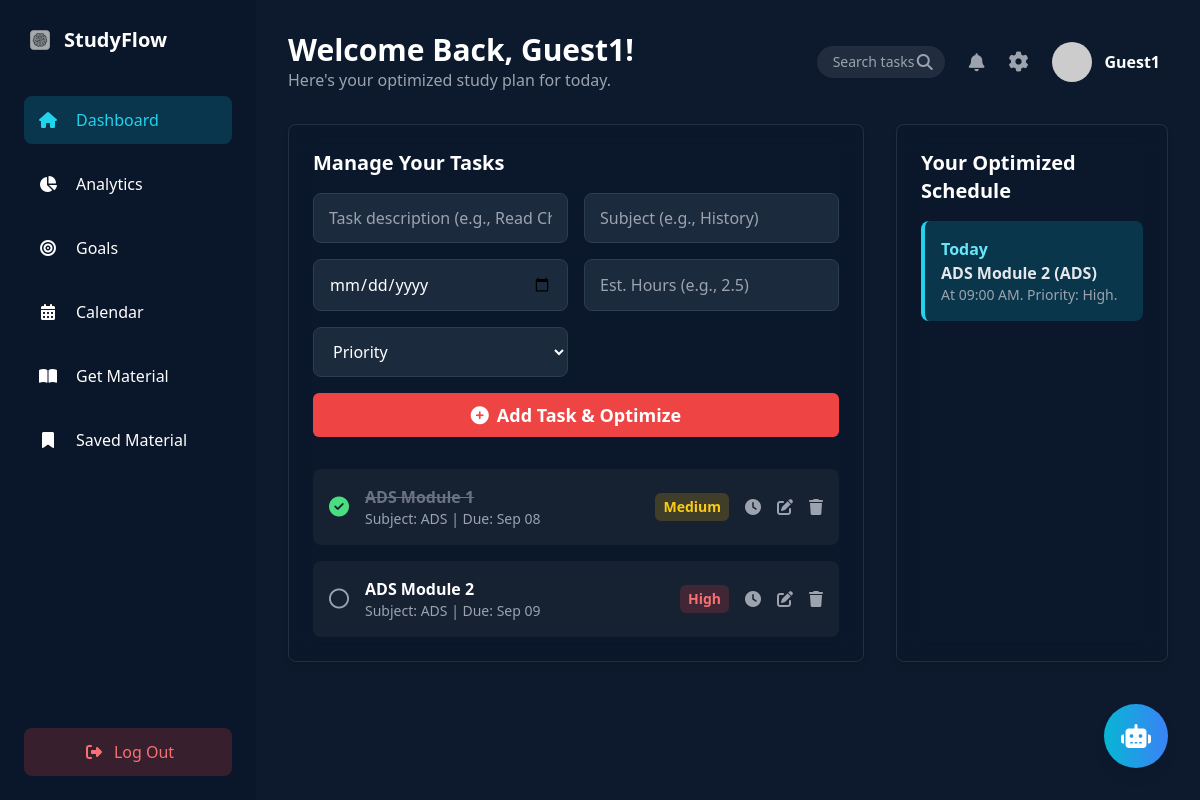
The page /dashboard (signed in) on the database its author committed.
### app.py (models this page shows)
class User(UserMixin, db.Model):
    id = db.Column(db.Integer, primary_key=True)
    name = db.Column(db.String(100))
    email = db.Column(db.String(100), unique=True)
    password = db.Column(db.String(100))
    user_class = db.Column(db.String(50))
    tasks = db.relationship('Task', backref='user', lazy=True, cascade="all, delete-orphan")
    study_sessions = db.relationship('StudySession', backref='user', lazy=True, cascade="all, delete-orphan")
    is_admin = db.Column(db.Boolean, default=False)
    avatar_filename = db.Column(db.String(100), nullable=True)
    pomodoro_work_minutes = db.Column(db.Integer, default=25)
    pomodoro_short_break = db.Column(db.Integer, default=5)
    pomodoro_long_break = db.Column(db.Integer, default=15)
    uploaded_materials = db.relationship('Material', backref='uploader', lazy=True)
    saved_materials = db.relationship('Material', secondary=saved_material_association, lazy='subquery',
                                      backref=db.backref('saved_by_users', lazy=True))

class Task(db.Model):
    id = db.Column(db.Integer, primary_key=True)
    content = db.Column(db.String(200), nullable=False)
    subject = db.Column(db.String(50))
    deadline = db.Column(db.Date)
    estimated_hours = db.Column(db.Float)
    priority = db.Column(db.String(20))
    completed = db.Column(db.Boolean, default=False)
    user_id = db.Column(db.Integer, db.ForeignKey('user.id'), nullable=False)

### app.py (the view)
@app.route('/dashboard')
@login_required
def dashboard():
    search_query = request.args.get('q', '')
    base_query = Task.query.filter_by(user_id=current_user.id)
    if search_query:
        tasks = base_query.filter(or_(Task.content.ilike(f'%{search_query}%'), Task.subject.ilike(f'%{search_query}%'))).order_by(Task.deadline).all()
    else:
        tasks = base_query.order_by(Task.deadline).all()
    schedule = generate_schedule(tasks)
    return render_template('dashboard.html', name=current_user.name, tasks=tasks, schedule=schedule, search_query=search_query)

### app.py (called while the page is built)
@login_manager.user_loader
def load_user(user_id):
    return db.session.get(User, int(user_id))

### templates/dashboard.html (shortened to what this page needs)
<!DOCTYPE html>
<html lang="en">
<head>
    <script src="https://cdn.tailwindcss.com"></script>
    <link rel="stylesheet" href="https://cdnjs.cloudflare.com/ajax/libs/font-awesome/6.4.2/css/all.min.css">
    <link rel="stylesheet" href="{{ url_for('static', filename='css/style.css') }}">
</head>
<body class="bg-[#0d1a2e] text-white font-sans">
    <div id="particles-js" class="absolute top-0 left-0 w-full h-full z-0"></div>
    <div class="relative z-10 flex h-screen overflow-hidden">
        <aside class="w-64 bg-[#0b1628]/80 backdrop-blur-lg p-6 flex-shrink-0">
            <div class="flex items-center mb-10">
                <img src="{{ url_for('static', filename='images/favicon.png') }}" alt="Brain Logo" class="w-8 h-8 mr-2 rounded-md">
                <h1 class="text-xl font-bold">StudyFlow</h1>
            </div>
            <nav>
                <ul>
                    <li class="mb-4">
                        <a href="{{ url_for('dashboard') }}" class="flex items-center p-3 rounded-lg {% if request.endpoint == 'dashboard' %}bg-cyan-500/20 text-cyan-400{% else %}hover:bg-white/10{% endif %} transition">
                            <i class="fas fa-home w-6 text-center"></i><span class="ml-4">Dashboard</span>
                        </a>
                    </li>
                    <li class="mb-4">
                        <a href="{{ url_for('analytics') }}" class="flex items-center p-3 rounded-lg {% if request.endpoint == 'analytics' %}bg-cyan-500/20 text-cyan-400{% else %}hover:bg-white/10{% endif %} transition">
                            <i class="fas fa-chart-pie w-6 text-center"></i><span class="ml-4">Analytics</span>
                        </a>
                    </li>
                    <li class="mb-4">
                        <a href="{{ url_for('goals') }}" class="flex items-center p-3 rounded-lg {% if request.endpoint == 'goals' %}bg-cyan-500/20 text-cyan-400{% else %}hover:bg-white/10{% endif %} transition">
                            <i class="fas fa-bullseye w-6 text-center"></i><span class="ml-4">Goals</span>
                        </a>
                    </li>
                    <li class="mb-4">
                        <a href="{{ url_for('calendar') }}" class="flex items-center p-3 rounded-lg {% if request.endpoint == 'calendar' %}bg-cyan-500/20 text-cyan-400{% else %}hover:bg-white/10{% endif %} transition">
                            <i class="fas fa-calendar-alt w-6 text-center"></i><span class="ml-4">Calendar</span>
                        </a>
                    </li>
                    <li class="mb-4">
                        <a href="{{ url_for('materials') }}" class="flex items-center p-3 rounded-lg {% if request.endpoint == 'materials' %}bg-cyan-500/20 text-cyan-400{% else %}hover:bg-white/10{% endif %} transition">
                            <i class="fas fa-book-open w-6 text-center"></i><span class="ml-4">Get Material</span>
                        </a>
                    </li>
                    <li class="mb-4">
                        <a href="{{ url_for('saved_materials') }}" class="flex items-center p-3 rounded-lg {% if request.endpoint == 'saved_materials' %}bg-cyan-500/20 text-cyan-400{% else %}hover:bg-white/10{% endif %} transition">
                            <i class="fas fa-bookmark w-6 text-center"></i><span class="ml-4">Saved Material</span>
                        </a>
                    </li>
                </ul>
            </nav>
            <div class="absolute bottom-6 left-6 right-6">
                 <a href="{{ url_for('logout') }}" class="block w-full text-center p-3 rounded-lg bg-red-500/20 text-red-400 hover:bg-red-500/40 transition">
                    <i class="fas fa-sign-out-alt w-6 text-center"></i><span class="ml-2">Log Out</span>
                </a>
            </div>
        </aside>
        <main class="flex-1 p-8 overflow-y-auto">
            <header class="flex justify-between items-center mb-8">
                <div>
                    <h2 class="text-3xl font-bold">Welcome Back, {{ name.split(' ')[0] }}!</h2>
                    <p class="text-gray-400">Here's your optimized study plan for today.</p>
                </div>
                <div class="flex items-center space-x-6">
                    <form action="{{ url_for('dashboard') }}" method="GET" class="relative">
                        <input type="search" name="q" placeholder="Search tasks..." class="bg-gray-700/50 rounded-full py-1.5 px-4 text-sm focus:outline-none focus:ring-2 focus:ring-cyan-500 transition-all w-32 focus:w-48" value="{{ search_query or '' }}">
                        <button type="submit" class="absolute right-3 top-1/2 -translate-y-1/2 text-gray-400 hover:text-white">
                            <i class="fas fa-search"></i>
                        </button>
                    </form>
                    <div class="relative" id="notification-bell">
                        <button class="text-gray-400 hover:text-white transition text-lg">
                            <i class="fas fa-bell"></i>
                        </button>
                    </div>
            <div class="flex items-center space-x-4"> <a href="{{ url_for('settings') }}" class="text-gray-400 hover:text-white transition text-xl" title="Settings">
                    <i class="fas fa-cog"></i>
                </a>
                 <a href="{{ url_for('profile') }}" class="flex items-center p-2 rounded-lg hover:bg-white/10 transition" title="View Profile">
                    {% if current_user.avatar_url %}
                        <img src="{{ current_user.avatar_url }}" alt="User Avatar" class="w-10 h-10 rounded-full object-cover mr-3">
                    {% else %}
                        <img src="https://i.pravatar.cc/40?u={{ name }}" alt="User Avatar" class="w-10 h-10 rounded-full mr-3">
                    {% endif %}
                    <h4 class="font-semibold">{{ name }}</h4>
                </a>
            </div>
            </header>
            <div class="grid grid-cols-1 lg:grid-cols-3 gap-8">
                <div class="lg:col-span-2 space-y-8">
                     <div class="glass-card p-6 rounded-lg">
                        <h3 class="text-xl font-bold mb-4">Manage Your Tasks</h3>
                        <form action="{{ url_for('add_task') }}" method="POST" class="grid grid-cols-1 md:grid-cols-2 gap-4 mb-8">
                           <input type="text" name="content" placeholder="Task description (e.g., Read Chapter 5)" class="input-field" required>
                           <input type="text" name="subject" placeholder="Subject (e.g., History)" class="input-field" required>
                           <input type="date" name="deadline" class="input-field" required>
                           <input type="number" step="0.5" name="estimated_hours" placeholder="Est. Hours (e.g., 2.5)" class="input-field" required>
                           <select name="priority" class="input-field" required>
                               <option value="" disabled selected>Priority</option>
                           </select>
                           <button type="submit" class="md:col-span-2 px-6 py-2 rounded-md bg-red-500 hover:bg-red-600 transition font-semibold text-lg">
                               <i class="fas fa-plus-circle mr-2"></i>Add Task & Optimize
                           </button>
                        </form>
                        <div class="space-y-4">
                            {% for task in tasks %}
                            <div class="task-item bg-gray-800/60 p-4 rounded-lg flex items-center justify-between">
                                <div class="flex items-center">
                                    <a href="{{ url_for('update_task', task_id=task.id) }}" class="mr-4" title="Mark as {{ 'incomplete' if task.completed else 'complete' }}">
                                        {% if task.completed %}<i class="fas fa-check-circle text-green-400 text-xl"></i>{% else %}<i class="far fa-circle text-gray-400 text-xl hover:text-green-400 transition-colors"></i>{% endif %}
                                    </a>
                                    <div>
                                        <p class="font-semibold {% if task.completed %}line-through text-gray-500{% endif %}">{{ task.content }}</p>
                                        <p class="text-sm text-gray-400">Subject: {{ task.subject }} | Due: {{ task.deadline.strftime('%b %d') }}</p>
                                    </div>
                                </div>
                                <div class="flex items-center space-x-4">
                                    <span class="text-sm font-bold px-2 py-1 rounded-md {% if task.priority == 'High' %}bg-red-500/20 text-red-400{% elif task.priority == 'Medium' %}bg-yellow-500/20 text-yellow-400{% else %}bg-green-500/20 text-green-400{% endif %}">{{ task.priority }}</span>
                                    <a href="{{ url_for('focus_session', task_id=task.id) }}" class="text-gray-400 hover:text-cyan-400" title="Start Focus Session"><i class="fas fa-clock"></i></a>
                                    <a href="{{ url_for('edit_task', task_id=task.id) }}" class="text-gray-400 hover:text-cyan-400"><i class="fas fa-edit"></i></a>
                                    <a href="{{ url_for('delete_task', task_id=task.id) }}" class="text-gray-400 hover:text-red-500"><i class="fas fa-trash"></i></a>
                                </div>
                            </div>
                            {% endfor %}
                        </div>
                    </div>
                </div>
                <div class="glass-card p-6 rounded-lg lg:col-span-1">
                    <h3 class="text-xl font-bold mb-4">Your Optimized Schedule</h3>
                    <div class="space-y-4">
                        {% for item in schedule %}
                        <a href="{{ url_for('guided_session', task_id=item.task_object.id) }}" class="block schedule-item bg-cyan-500/20 p-4 rounded-lg border-l-4 border-cyan-400 hover:bg-cyan-500/30 transition-all duration-300 transform hover:scale-105 cursor-pointer">
                            <p class="font-bold text-cyan-300">{{ item.day }}</p>
                            <p class="text-gray-200 font-semibold">{{ item.task_object.content }} ({{ item.task_object.subject }})</p>
                            <p class="text-sm text-gray-400">{{ item.details }}</p>
                        </a>
                        {% endfor %}
                    </div>
                </div>
            </div>
        </main>
    </div>
    <div class="fixed bottom-8 right-8 z-50">
        <button id="chat-bubble" class="bg-gradient-to-r from-cyan-500 to-blue-500 text-white w-16 h-16 rounded-full shadow-lg flex items-center justify-center text-2xl">
            <i class="fas fa-robot"></i>
        </button>
    </div>
</body>
</html>

### static/css/style.css (style rules this page uses)
:root { --primary-bg: #0d1a2e; --secondary-bg: #1c2a3e; --sidebar-bg: #0b1628; --card-bg: #162235; --border-color: #2a3a50; --text-primary: #e0e0e0; --text-secondary: #8a99b0; --accent-cyan: #00c6ff; --accent-blue: #0072ff; --priority-high: #ff4b2b; --priority-medium: #ffc107; --priority-low: #28a745; --success: #28a745; --error: #dc3545; }
body { font-family: 'Inter', sans-serif; color: var(--text-primary); margin: 0; -webkit-font-smoothing: antialiased; -moz-osx-font-smoothing: grayscale; }
.task-item { display: flex; justify-content: space-between; align-items: center; background-color: var(--secondary-bg); padding: 0.75rem 1rem; border-radius: 8px; transition: background-color 0.3s, transform 0.3s; }
.schedule-item { padding: 1rem; border-bottom: 1px solid var(--border-color); }
.schedule-item:last-child { border-bottom: none; }
body { font-family: 'Inter', sans-serif; background-color: #0d1a2e; color: #e0e0e0; }
#particles-js { position: fixed; width: 100%; height: 100%; top: 0; left: 0; z-index: 0; }
.glass-card { background: rgba(11, 22, 40, 0.6); backdrop-filter: blur(12px); border: 1px solid rgba(255, 255, 255, 0.1); transition: all 0.3s cubic-bezier(0.25, 0.8, 0.25, 1); box-shadow: 0 4px 6px rgba(0, 0, 0, 0.1), 0 1px 3px rgba(0, 0, 0, 0.08); }
.input-field { background-color: #1c2a3e; border: 1px solid #2c3e50; border-radius: 8px; padding: 12px 15px; color: #fff; transition: all 0.3s ease-in-out; width: 100%; }
.schedule-item { border-left: 4px solid #00c6ff; }

### rows shown on the page
User: name "Guest1"
Task: completed True (drawn), content "ADS Module 1", subject "ADS", deadline "Sep 08", priority "Medium"
Task: completed False (drawn), content "ADS Module 2", subject "ADS", deadline "Sep 09", priority "High", task_object.content "ADS Module 2", task_object.subject "ADS"

### other values the page prints
{{ item.day }} "Today"
{{ item.details }} "At 09:00 AM. Priority: High."
